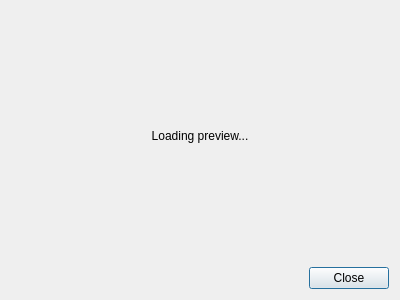
<?xml version="1.0" encoding="UTF-8"?>
<ui version="4.0">
 <class>CameraPreviewDialog</class>
 <widget class="QDialog" name="CameraPreviewDialog">
  <property name="geometry">
   <rect>
    <x>0</x>
    <y>0</y>
    <width>400</width>
    <height>300</height>
   </rect>
  </property>
  <property name="windowTitle">
   <string>Dialog</string>
  </property>
  <layout class="QVBoxLayout" name="verticalLayout">
   <item>
    <widget class="QLabel" name="label">
     <property name="minimumSize">
      <size>
       <width>50</width>
       <height>50</height>
      </size>
     </property>
     <property name="text">
      <string>Loading preview...</string>
     </property>
     <property name="alignment">
      <set>Qt::AlignCenter</set>
     </property>
    </widget>
   </item>
   <item>
    <widget class="QDialogButtonBox" name="buttonBox">
     <property name="orientation">
      <enum>Qt::Horizontal</enum>
     </property>
     <property name="standardButtons">
      <set>QDialogButtonBox::Close</set>
     </property>
    </widget>
   </item>
  </layout>
 </widget>
 <resources/>
 <connections>
  <connection>
   <sender>buttonBox</sender>
   <signal>accepted()</signal>
   <receiver>CameraPreviewDialog</receiver>
   <slot>accept()</slot>
   <hints>
    <hint type="sourcelabel">
     <x>248</x>
     <y>254</y>
    </hint>
    <hint type="destinationlabel">
     <x>157</x>
     <y>274</y>
    </hint>
   </hints>
  </connection>
  <connection>
   <sender>buttonBox</sender>
   <signal>rejected()</signal>
   <receiver>CameraPreviewDialog</receiver>
   <slot>reject()</slot>
   <hints>
    <hint type="sourcelabel">
     <x>316</x>
     <y>260</y>
    </hint>
    <hint type="destinationlabel">
     <x>286</x>
     <y>274</y>
    </hint>
   </hints>
  </connection>
 </connections>
</ui>
